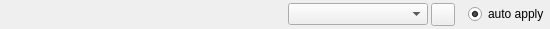
<ui version="4.0" >
 <author></author>
 <comment></comment>
 <exportmacro></exportmacro>
 <class>ComboItem</class>
 <widget class="QWidget" name="ComboItem" >
  <property name="geometry" >
   <rect>
    <x>0</x>
    <y>0</y>
    <width>550</width>
    <height>29</height>
   </rect>
  </property>
  <property name="baseSize" >
   <size>
    <width>100</width>
    <height>20</height>
   </size>
  </property>
  <property name="windowTitle" >
   <string>ComboItem</string>
  </property>
  <layout class="QHBoxLayout" >
   <property name="margin" >
    <number>1</number>
   </property>
   <property name="spacing" >
    <number>3</number>
   </property>
   <item>
    <widget class="QLabel" name="nameLabel" >
     <property name="minimumSize" >
      <size>
       <width>240</width>
       <height>20</height>
      </size>
     </property>
     <property name="maximumSize" >
      <size>
       <width>240</width>
       <height>30</height>
      </size>
     </property>
     <property name="text" >
      <string/>
     </property>
    </widget>
   </item>
   <item>
    <spacer>
     <property name="orientation" >
      <enum>Qt::Horizontal</enum>
     </property>
     <property name="sizeType" >
      <enum>QSizePolicy::MinimumExpanding</enum>
     </property>
     <property name="sizeHint" >
      <size>
       <width>0</width>
       <height>0</height>
      </size>
     </property>
    </spacer>
   </item>
   <item>
    <layout class="QVBoxLayout" >
     <property name="margin" >
      <number>0</number>
     </property>
     <property name="spacing" >
      <number>6</number>
     </property>
     <item>
      <widget class="QComboBox" name="combo" >
       <property name="sizePolicy" >
        <sizepolicy>
         <hsizetype>0</hsizetype>
         <vsizetype>0</vsizetype>
         <horstretch>0</horstretch>
         <verstretch>0</verstretch>
        </sizepolicy>
       </property>
       <property name="minimumSize" >
        <size>
         <width>140</width>
         <height>0</height>
        </size>
       </property>
       <property name="maximumSize" >
        <size>
         <width>176</width>
         <height>16777215</height>
        </size>
       </property>
      </widget>
     </item>
    </layout>
   </item>
   <item>
    <widget class="QToolButton" name="tool" >
     <property name="text" >
      <string/>
     </property>
     <property name="icon" >
      <iconset resource="QtAutoGui.qrc" >:/icons/spanner.xbm</iconset>
     </property>
    </widget>
   </item>
   <item>
    <widget class="QLabel" name="labelOk" >
     <property name="text" >
      <string/>
     </property>
     <property name="pixmap" >
      <pixmap resource="QtAutoGui.qrc" >:/icons/tick.xbm</pixmap>
     </property>
    </widget>
   </item>
   <item>
    <widget class="QRadioButton" name="radioButton" >
     <property name="text" >
      <string>auto apply</string>
     </property>
     <property name="checked" >
      <bool>true</bool>
     </property>
    </widget>
   </item>
  </layout>
 </widget>
 <pixmapfunction></pixmapfunction>
 <resources>
  <include location="QtAutoGui.qrc" />
 </resources>
 <connections/>
</ui>
